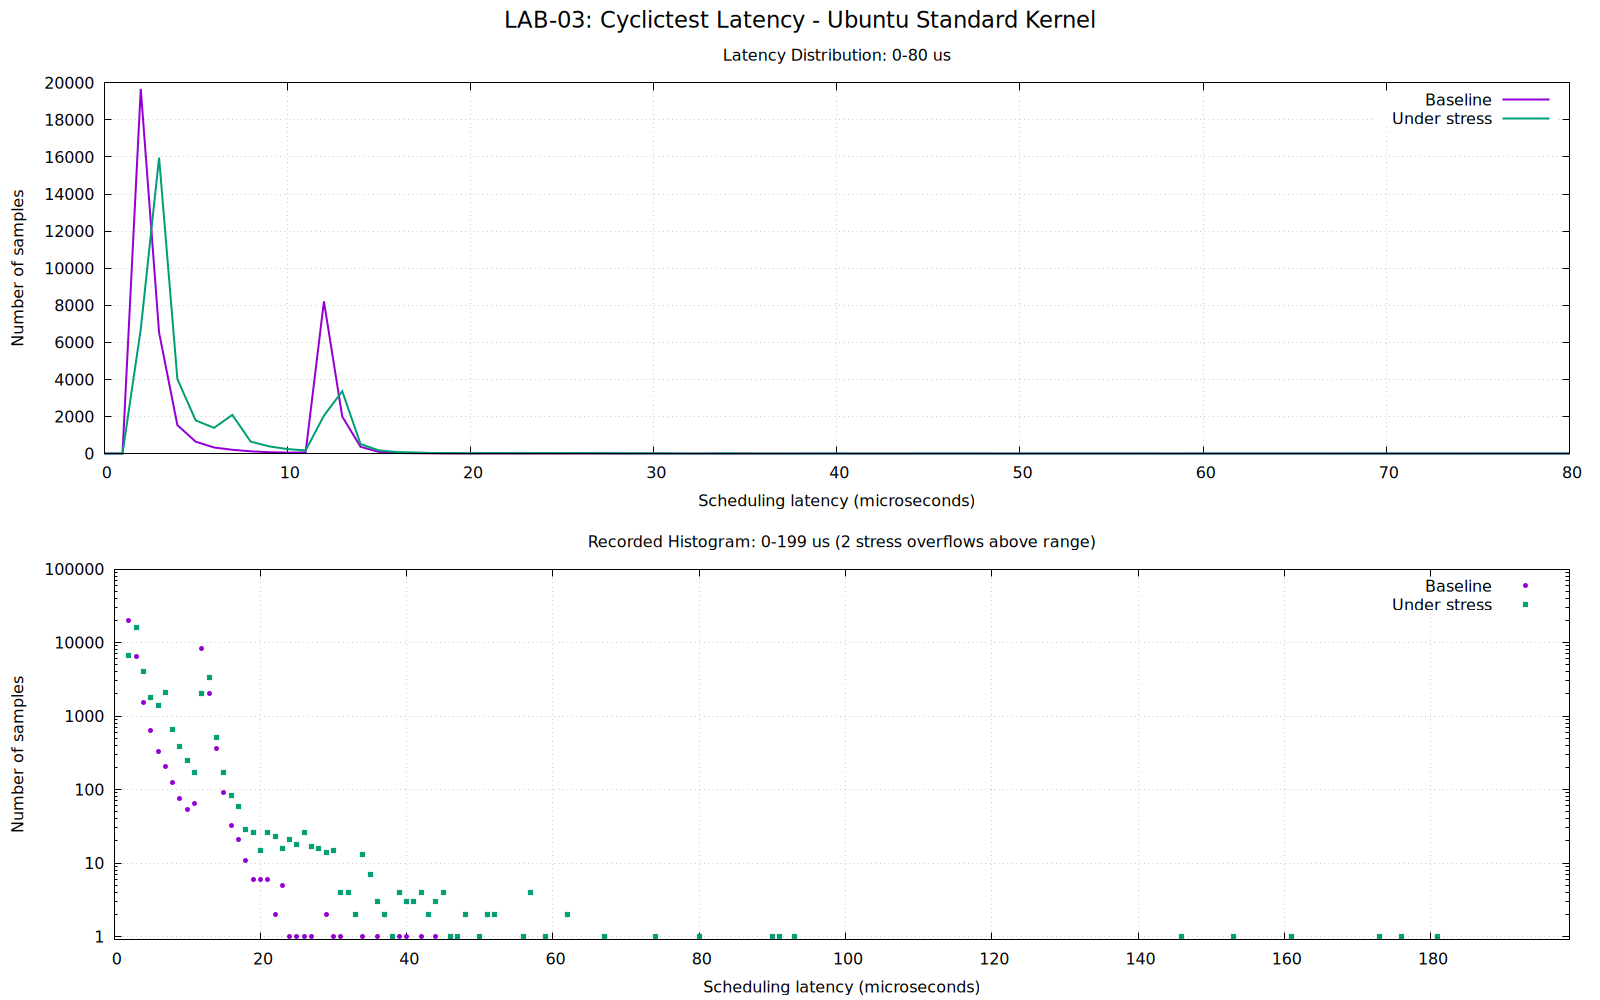

Here is the gnuplot script that generated this plot:
set terminal pngcairo size 1600,1000 enhanced font "DejaVu Sans,12"
set output "logs/latency_histogram_comparison.png"

set multiplot layout 2,1 title \
"LAB-03: Cyclictest Latency - Ubuntu Standard Kernel" \
font "DejaVu Sans,17"

set grid
set key top right
set xlabel "Scheduling latency (microseconds)"
set ylabel "Number of samples"

# Sum four measurement threads.
# Column 1 = latency bin.
# Columns 2-5 = counts for threads 0-3.

set title "Latency Distribution: 0-80 us"
set xrange [0:80]
set yrange [0:*]
unset logscale y

plot \
  "logs/hist_standard.txt" using 1:($2+$3+$4+$5) \
    with lines linewidth 2 title "Baseline", \
  "logs/hist_stress.txt" using 1:($2+$3+$4+$5) \
    with lines linewidth 2 title "Under stress"

set title "Recorded Histogram: 0-199 us (2 stress overflows above range)"
set xrange [0:199]
set yrange [0.9:*]
set logscale y

plot \
  "logs/hist_standard.txt" using 1:($2+$3+$4+$5) \
    with points pointtype 7 pointsize 0.65 title "Baseline", \
  "logs/hist_stress.txt" using 1:($2+$3+$4+$5) \
    with points pointtype 5 pointsize 0.7 title "Under stress"

unset multiplot
